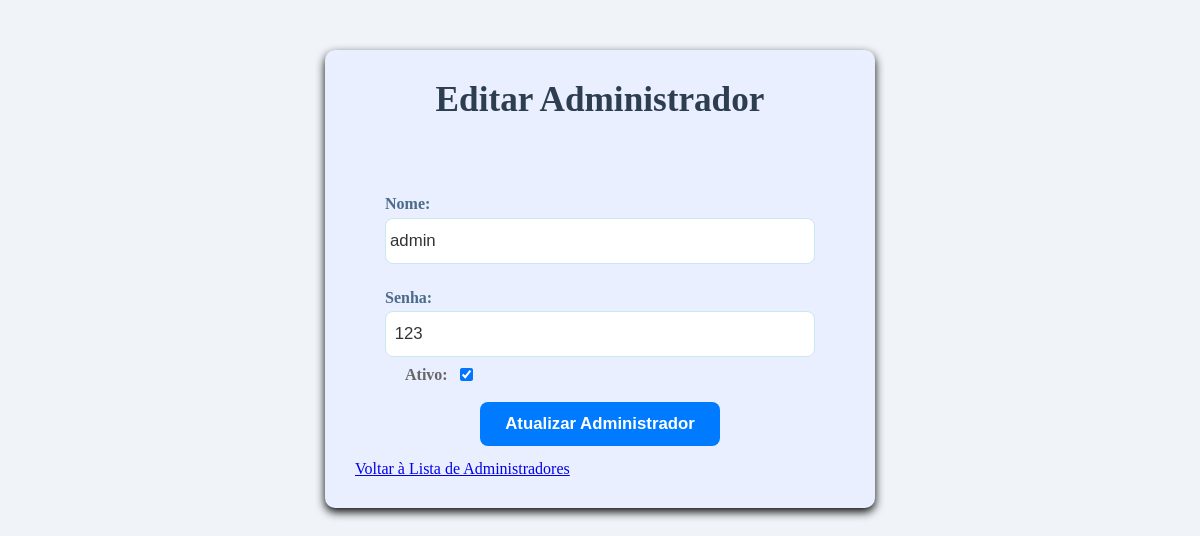
Before: /login/editar_administrador.php?id=1 (signed in) with the older database file.
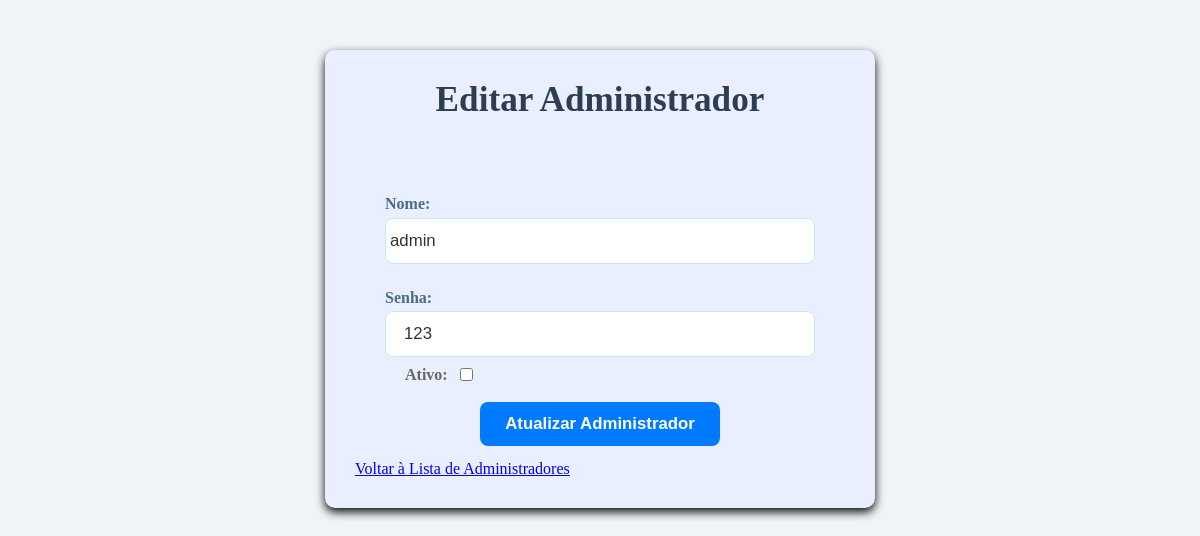
After: the same page with the newer database file.
### tables this page shows
CREATE TABLE `ADMINISTRADOR` (`ADM_ID` INTEGER not null, `ADM_NOME` VARCHAR(255) not null, `ADM_SENHA` VARCHAR(255) not null, `ADM_ATIVO` INTEGER not null default 0, primary key (`ADM_ID`));

### login/editar_administrador.php (the view, shortened to what this page needs)
<?php
require_once('../conexao_db.php');
$adm_id = $_GET['id'];
$stmt_adm = $pdo->prepare("SELECT * FROM ADMINISTRADOR WHERE ADM_ID = :adm_id");
$stmt_adm->bindParam(':adm_id', $adm_id, PDO::PARAM_INT);
$stmt_adm->execute();
$adm = $stmt_adm->fetch(PDO::FETCH_ASSOC);
?>
<!DOCTYPE html>
<html lang="pt">
<head>
</head>
<body class="body">
    <div class="card">
<h1>Editar Administrador</h1>
<form action="" method="post" enctype="multipart/form-data">
    <label for="nome">Nome:</label>
    <input type="text" name="nome" id="nome" value="<?= $adm['ADM_NOME'] ?>" required>
    <p>
    <label for="senha">Senha:</label>
    <input type="text" name="senha" id="senha" value=" <?= $adm['ADM_SENHA'] ?>" required>
    <p>
    <p>
    <label for="ativo">Ativo:</label>
    <input type="checkbox" name="ativo" id="ativo" value="1" <?= $adm['ADM_ATIVO'] ? 'checked' : '' ?>>
    <p>
    <p>
    <button type="submit">Atualizar Administrador</button>
</form>
    <a href="listar_administrador.php">Voltar à Lista de Administradores</a>
</div>
</body>
</html>

Changed rows visible on the page:
changed administrador "admin": ADM_ATIVO "☑" → "☐"
